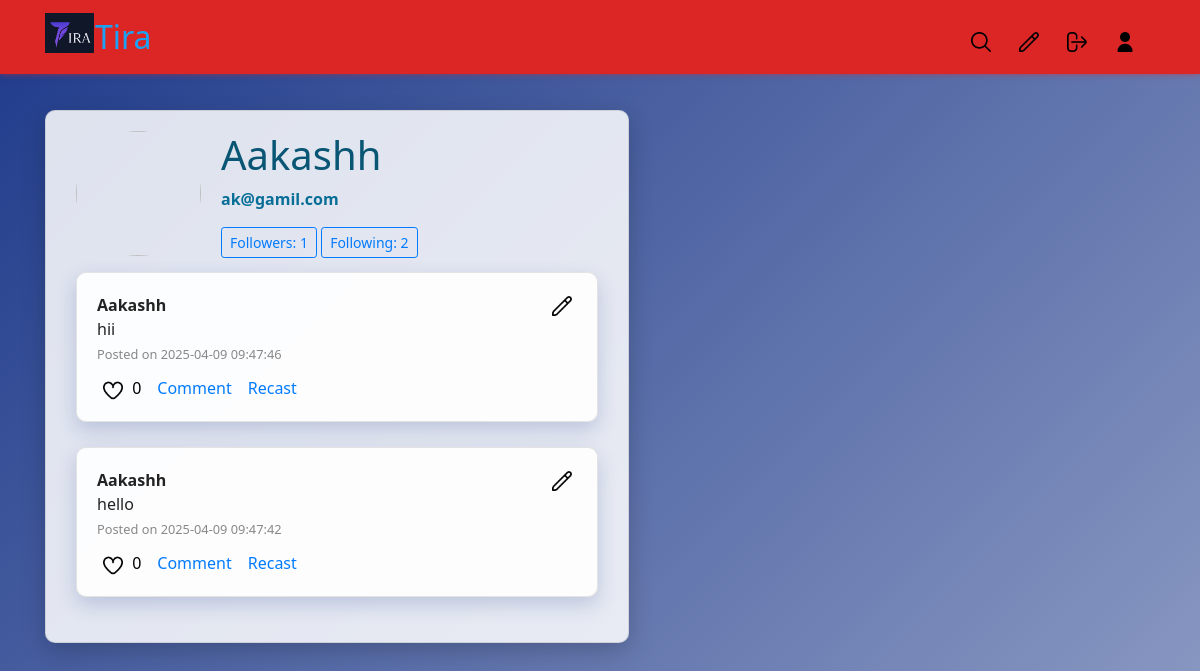
The page /dashboard/Aakashh (signed in) on the database its author committed.
### project/model.py (models this page shows, shortened)
class User(db.Model, UserMixin):
    id = db.Column(db.Integer, primary_key=True)
    username = db.Column(db.String(20), unique=True, nullable=False)
    email = db.Column(db.String(120), unique=True, nullable=False)
    image_file = db.Column(db.String(20), nullable=False, default='default.jpg')
    password = db.Column(db.String(60), nullable=False)
    posts = db.relationship('Post', backref='author', lazy=True)
    followers = db.relationship('Follow', foreign_keys='Follow.following', backref='followed', lazy='dynamic')
    followings = db.relationship('Follow', foreign_keys='Follow.follower', backref='follower_user', lazy='dynamic')
    sent_messages = db.relationship('ChatMessage', foreign_keys='ChatMessage.sender_id', backref='sender', lazy=True)
    received_messages = db.relationship('ChatMessage', foreign_keys='ChatMessage.receiver_id', backref='receiver', lazy=True)

class Post(db.Model):
    id = db.Column(db.Integer, primary_key=True)
    content = db.Column(db.Text, nullable=False)
    date_posted = db.Column(db.DateTime, nullable=False, default=datetime.utcnow)
    is_public = db.Column(db.Boolean, default=True)
    like_counter = db.Column(db.Integer, default=0)
    user_id = db.Column(db.Integer, db.ForeignKey('user.id'), nullable=False)
    user = db.relationship('User', backref=db.backref('user_posts', lazy=True))

### project/routes.py (the view)
@app.route('/dashboard/<username>')
@login_required
def dashboard(username):
    user = User.query.filter_by(username=username).first_or_404()
    posts = Post.query.filter_by(user_id=user.id).order_by(Post.date_posted.desc()).all()
    return render_template("dashboard.html", user=user, posts=posts)

### project/model.py (called while the page is built)
@login_manager.user_loader
def load_user(user_id):
    return User.query.get(int(user_id))

### project/routes.py (called while the page is built)
@app.before_request
def before_request():
    g.user = current_user if current_user.is_authenticated else None

### project/templates/dashboard.html (shortened to what this page needs)
{% extends "layout2.html" %}
{% block content %}
<div class="content-section">
    <div class="media">
      <img class="rounded-circle account-img" src="{{ image_file }}">
      <div class="media-body">
        <h2 class="account-heading" style="color: rgb(8, 85, 116);">{{ current_user.username }}</h2>
        <p class="text-secondary" style="font-weight: bold">{{ current_user.email }}</p>
        <div style="margin-top: 10px;">
          <a href="{{ url_for('followers', username=current_user.username) }}" class="btn btn-outline-primary btn-sm">Followers: {{ current_user.followers.count() }}</a>
          <a href="{{ url_for('followings', username=current_user.username) }}" class="btn btn-outline-primary btn-sm">Following: {{ current_user.followings.count() }}</a>
        </div>
      </div>
    </div>
    {% for post in posts %}
    <div class="post-box">
    <div style="display: flex; justify-content: space-between; align-items: center;">
        <p><strong>{{ post.author.username }}</strong></p>
        {% if post.author.id == current_user.id %}
        <a href="{{ url_for('edit_post', post_id=post.id) }}" style="font-size: 14px; color: #007bff;"><img src="/static/edit.png" alt="Liked" style="width: 20px; height: 20px; margin-right: 5px;"></a>
        {% endif %}
    </div>
    <p>{{ post.content }}</p>
    <small style="color: #888;">Posted on {{ post.date_posted.strftime('%Y-%m-%d %H:%M:%S') }}</small>
    <div style="margin-top: 10px; display: flex; gap: 10px; align-items: center;">
        <form action="{{ url_for('toggle_like1', post_id=post.id) }}" method="POST" style="display: inline;">
            <button type="submit" style="border: none; background: none; cursor: pointer;">
                {% if post.id in liked_posts %}
                    <img src="/static/heart1.png" alt="Liked" style="width: 20px; height: 20px; margin-right: 5px;">
                {% else %}
                    <img src="/static/heart.png" alt="Like" style="width: 20px; height: 20px; margin-right: 5px;">
                {% endif %}
                {{ post.like_counter }}
            </button>
        </form>
        <a style="text-decoration: none; color: #007bff;">
             Comment
        </a>
            <button type="submit" style="border: none; background: none; cursor: pointer; color: #007bff;">
                 Recast
            </button>
    </div>
</div>
{% else %}
<p>No posts to display.</p>
{% endfor %}
</div>
{% endblock content %}

### project/static/css/main.css (style rules this page uses)
body { font-family: 'Segoe UI', sans-serif; margin: 0; padding: 0; background: linear-gradient(135deg, #1e3a8a, #ffffff, #dc2626); background-size: 400% 400%; animation: gradientShift 15s ease infinite; color: #14142b; display: flex; flex-direction: column; align-items: center; min-height: 100vh; }
h1, h2, h3, h4, h5, h6 { color: #1e3a8a; }
.content-section { background-color: rgba(255, 255, 255, 0.85); color: #111; padding: 20px 30px; border-radius: 10px; margin: 30px 0; border: 1px solid rgba(0, 0, 0, 0.1); box-shadow: 0 8px 25px rgba(0, 0, 0, 0.2); width: 80%; }
.account-img { height: 125px; width: 125px; margin-right: 20px; margin-bottom: 16px; border-radius: 50%; }
.account-heading { font-size: 2.5rem; color: #1e3a8a; }
.text-secondary { color: rgb(7, 110, 151) !important; }
.post-box { border: 1px solid rgba(0, 0, 0, 0.1); border-radius: 10px; padding: 20px; margin-bottom: 25px; background-color: rgba(255, 255, 255, 0.9); color: #222; box-shadow: 0 8px 20px rgba(30, 58, 138, 0.2); transition: transform 0.2s ease, box-shadow 0.2s ease; }
.post-box small { color: #555; }
.post-box p { margin: 0; color: #222; }

### rows shown on the page
User: username "Aakashh", email "ak@gamil.com"
Post: author.username "Aakashh", content "hii", date_posted "2025-04-09 09:47:46", like_counter "0"
Post: author.username "Aakashh", content "hello", date_posted "2025-04-09 09:47:42", like_counter "0"

### other values the page prints
{{ current_user.followers.count() }} "1"
{{ current_user.followings.count() }} "2"
